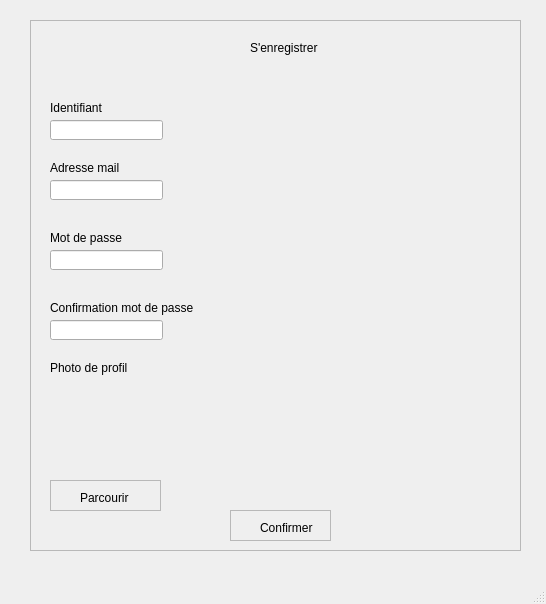
<?xml version="1.0" encoding="UTF-8"?>
<ui version="4.0">
 <class>MainWindow</class>
 <widget class="QMainWindow" name="MainWindow">
  <property name="geometry">
   <rect>
    <x>0</x>
    <y>0</y>
    <width>546</width>
    <height>604</height>
   </rect>
  </property>
  <property name="windowTitle">
   <string>MainWindow</string>
  </property>
  <widget class="QWidget" name="centralwidget">
   <widget class="QFrame" name="frame">
    <property name="geometry">
     <rect>
      <x>30</x>
      <y>20</y>
      <width>491</width>
      <height>531</height>
     </rect>
    </property>
    <property name="frameShape">
     <enum>QFrame::StyledPanel</enum>
    </property>
    <property name="frameShadow">
     <enum>QFrame::Raised</enum>
    </property>
    <widget class="QLabel" name="title_label">
     <property name="geometry">
      <rect>
       <x>220</x>
       <y>20</y>
       <width>111</width>
       <height>16</height>
      </rect>
     </property>
     <property name="text">
      <string>S'enregistrer</string>
     </property>
    </widget>
    <widget class="QLineEdit" name="login_lineEdit">
     <property name="geometry">
      <rect>
       <x>20</x>
       <y>100</y>
       <width>113</width>
       <height>20</height>
      </rect>
     </property>
    </widget>
    <widget class="QLabel" name="login_label">
     <property name="geometry">
      <rect>
       <x>20</x>
       <y>80</y>
       <width>91</width>
       <height>16</height>
      </rect>
     </property>
     <property name="text">
      <string>Identifiant</string>
     </property>
    </widget>
    <widget class="QLabel" name="mail_label">
     <property name="geometry">
      <rect>
       <x>20</x>
       <y>140</y>
       <width>91</width>
       <height>16</height>
      </rect>
     </property>
     <property name="text">
      <string>Adresse mail</string>
     </property>
    </widget>
    <widget class="QLineEdit" name="mail_lineEdit">
     <property name="geometry">
      <rect>
       <x>20</x>
       <y>160</y>
       <width>113</width>
       <height>20</height>
      </rect>
     </property>
    </widget>
    <widget class="QLineEdit" name="password_lineEdit">
     <property name="geometry">
      <rect>
       <x>20</x>
       <y>230</y>
       <width>113</width>
       <height>20</height>
      </rect>
     </property>
    </widget>
    <widget class="QLabel" name="password_label">
     <property name="geometry">
      <rect>
       <x>20</x>
       <y>210</y>
       <width>91</width>
       <height>16</height>
      </rect>
     </property>
     <property name="text">
      <string>Mot de passe</string>
     </property>
    </widget>
    <widget class="QLabel" name="confirm_password_label">
     <property name="geometry">
      <rect>
       <x>20</x>
       <y>280</y>
       <width>171</width>
       <height>16</height>
      </rect>
     </property>
     <property name="text">
      <string>Confirmation mot de passe</string>
     </property>
    </widget>
    <widget class="QLineEdit" name="confirm_password_lineEdit">
     <property name="geometry">
      <rect>
       <x>20</x>
       <y>300</y>
       <width>113</width>
       <height>20</height>
      </rect>
     </property>
    </widget>
    <widget class="QLabel" name="pp_label">
     <property name="geometry">
      <rect>
       <x>20</x>
       <y>340</y>
       <width>171</width>
       <height>16</height>
      </rect>
     </property>
     <property name="text">
      <string>Photo de profil</string>
     </property>
    </widget>
    <widget class="QLabel" name="pp_picture">
     <property name="geometry">
      <rect>
       <x>20</x>
       <y>400</y>
       <width>47</width>
       <height>13</height>
      </rect>
     </property>
     <property name="text">
      <string/>
     </property>
    </widget>
    <widget class="QFrame" name="browser_button">
     <property name="geometry">
      <rect>
       <x>20</x>
       <y>460</y>
       <width>111</width>
       <height>31</height>
      </rect>
     </property>
     <property name="frameShape">
      <enum>QFrame::StyledPanel</enum>
     </property>
     <property name="frameShadow">
      <enum>QFrame::Raised</enum>
     </property>
     <widget class="QLabel" name="label_8">
      <property name="geometry">
       <rect>
        <x>30</x>
        <y>10</y>
        <width>81</width>
        <height>16</height>
       </rect>
      </property>
      <property name="text">
       <string>Parcourir</string>
      </property>
     </widget>
     <widget class="QLabel" name="label_9">
      <property name="geometry">
       <rect>
        <x>70</x>
        <y>30</y>
        <width>81</width>
        <height>16</height>
       </rect>
      </property>
      <property name="text">
       <string>Parcourir</string>
      </property>
     </widget>
    </widget>
    <widget class="QFrame" name="confirm_button">
     <property name="geometry">
      <rect>
       <x>200</x>
       <y>490</y>
       <width>101</width>
       <height>31</height>
      </rect>
     </property>
     <property name="frameShape">
      <enum>QFrame::StyledPanel</enum>
     </property>
     <property name="frameShadow">
      <enum>QFrame::Raised</enum>
     </property>
     <widget class="QLabel" name="label_10">
      <property name="geometry">
       <rect>
        <x>30</x>
        <y>10</y>
        <width>81</width>
        <height>16</height>
       </rect>
      </property>
      <property name="text">
       <string>Confirmer</string>
      </property>
     </widget>
    </widget>
   </widget>
  </widget>
  <widget class="QMenuBar" name="menubar">
   <property name="geometry">
    <rect>
     <x>0</x>
     <y>0</y>
     <width>546</width>
     <height>21</height>
    </rect>
   </property>
  </widget>
  <widget class="QStatusBar" name="statusbar"/>
 </widget>
 <resources/>
 <connections/>
</ui>
